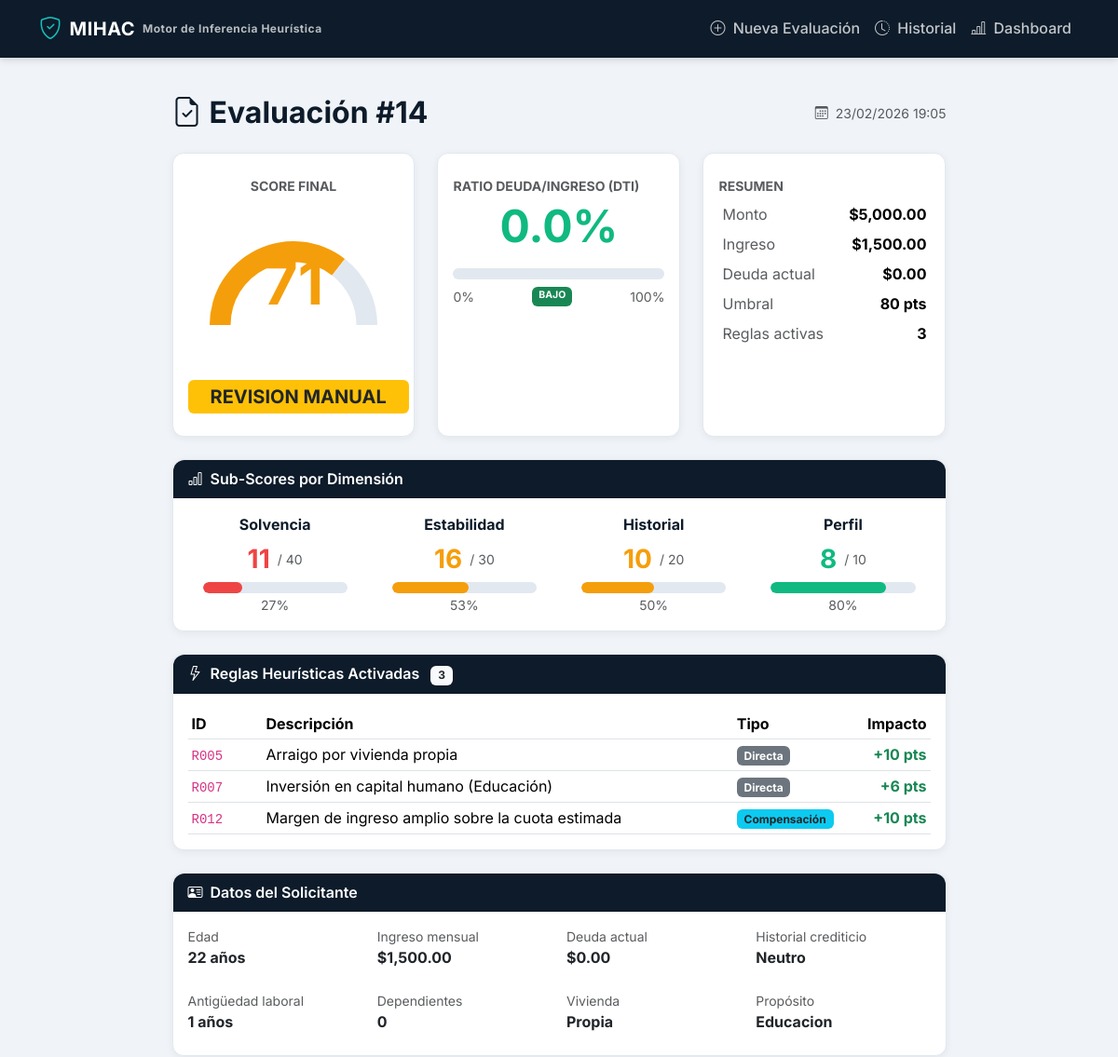
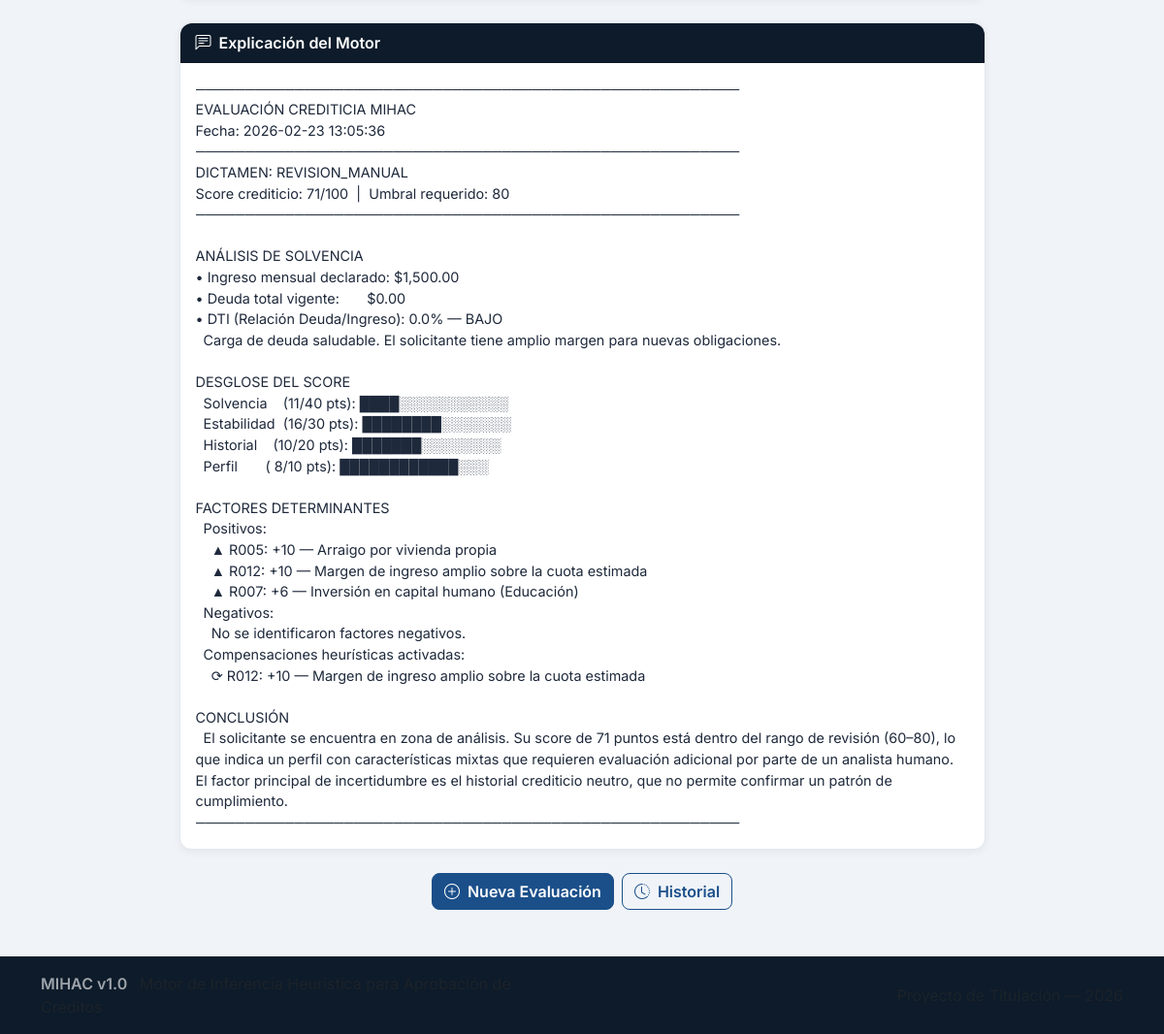
The page /resultado/14 on the database its author committed (2 pictures, top to bottom).
### app/models.py (models this page shows, shortened)
class Evaluacion(db.Model):
    __tablename__ = "evaluaciones"
    id = db.Column(db.Integer, primary_key=True)
    timestamp = db.Column(
        db.DateTime, default=datetime.utcnow, nullable=False
    )
    edad = db.Column(db.Integer, nullable=False)
    ingreso_mensual = db.Column(db.Float, nullable=False)
    total_deuda_actual = db.Column(db.Float, nullable=False)
    historial_crediticio = db.Column(
        db.Integer, nullable=False
    )  # 0=Malo, 1=Neutro, 2=Bueno
    antiguedad_laboral = db.Column(db.Integer, nullable=False)
    numero_dependientes = db.Column(db.Integer, nullable=False)
    tipo_vivienda = db.Column(db.String(20), nullable=False)
    proposito_credito = db.Column(db.String(20), nullable=False)
    monto_credito = db.Column(db.Float, nullable=False)
    score_final = db.Column(db.Integer, nullable=False)
    dti_ratio = db.Column(db.Float, nullable=False)
    dti_clasificacion = db.Column(db.String(20), nullable=False)
    dictamen = db.Column(
        db.String(20), nullable=False
    )  # APROBADO, RECHAZADO, REVISION_MANUAL
    umbral_aplicado = db.Column(db.Integer, nullable=False)
    reglas_activadas = db.Column(
        db.Text, nullable=False, default="[]"
    )  # JSON string
    sub_scores = db.Column(
        db.Text, nullable=False, default="{}"
    )  # JSON string
    reporte_explicacion = db.Column(db.Text, nullable=False)
    analista_usuario = db.Column(
        db.String(50), nullable=True
    )
    notas_adicionales = db.Column(db.Text, nullable=True)
    def get_reglas_list(self) -> list[dict]:
        try:
            return json.loads(self.reglas_activadas or "[]")
        except (json.JSONDecodeError, TypeError):
            return []
    def get_sub_scores_dict(self) -> dict[str, Any]:
        try:
            return json.loads(self.sub_scores or "{}")
        except (json.JSONDecodeError, TypeError):
            return {}

### app/routes.py (the view)
@main.route("/resultado/<int:eval_id>")
def resultado(eval_id):
    from app.utils import clasificar_dti
    evaluacion = Evaluacion.query.get_or_404(eval_id)
    reglas = evaluacion.get_reglas_list()
    sub_scores = evaluacion.get_sub_scores_dict()
    dti_info = clasificar_dti(evaluacion.dti_ratio)
    maximos = {
        "solvencia": 40,
        "estabilidad": 30,
        "historial_score": 20,
        "perfil": 10,
    }
    labels = {
        "solvencia": "Solvencia",
        "estabilidad": "Estabilidad",
        "historial_score": "Historial",
        "perfil": "Perfil",
    }
    sub_scores_info = {}
    for key, max_val in maximos.items():
        valor = sub_scores.get(key, 0)
        pct = (valor / max_val * 100) if max_val > 0 else 0
        sub_scores_info[key] = {
            "label": labels.get(key, key),
            "valor": valor,
            "max": max_val,
            "pct": round(pct, 1),
            "color": (
                "#10B981" if pct >= 60
                else "#F59E0B" if pct >= 30
                else "#EF4444"
            ),
        }
    return render_template(
        "resultado.html",
        ev=evaluacion,
        reglas=reglas,
        sub_scores_info=sub_scores_info,
        dti_info=dti_info,
    )

### app/templates/resultado.html (shortened to what this page needs)
{% extends "base.html" %}
{% block content %}
<div class="row justify-content-center">
    <div class="col-lg-10 col-xl-9">
        <div class="d-flex justify-content-between align-items-center mb-4">
            <h2 class="text-mihac-navy fw-bold mb-0">
                <i class="bi bi-file-earmark-check me-2"></i>Evaluación #{{ ev.id }}
            </h2>
            <small class="text-muted">
                <i class="bi bi-calendar3 me-1"></i>
                {{ ev.timestamp.strftime('%d/%m/%Y %H:%M') }}
            </small>
        </div>
        <div class="row g-4 mb-4">
            <div class="col-md-4">
                <div class="card h-100 text-center">
                    <div class="card-body py-4">
                        <p class="text-muted small mb-1 fw-bold text-uppercase">Score Final</p>
                        <div class="position-relative d-inline-block">
                            <canvas id="scoreGauge" width="180" height="180"></canvas>
                            <div class="position-absolute top-50 start-50 translate-middle">
                                <span class="display-3 fw-bold" style="color: {{ ev.dictamen | color_dictamen }};">
                                    {{ ev.score_final }}
                                </span>
                            </div>
                        </div>
                        <div class="mt-2">
                            <span class="badge fs-5 px-4 py-2 {{ ev.dictamen | clase_badge }}">
                                {{ ev.dictamen | replace("_", " ") }}
                            </span>
                        </div>
                    </div>
                </div>
            </div>
            <div class="col-md-4">
                <div class="card h-100">
                    <div class="card-body py-4">
                        <p class="text-muted small mb-1 fw-bold text-uppercase">Ratio Deuda/Ingreso (DTI)</p>
                        <div class="text-center mb-3">
                            <span class="display-5 fw-bold" style="color: {{ dti_info.color }};">
                                {{ "%.1f"|format(ev.dti_ratio * 100) }}%
                            </span>
                        </div>
                        <div class="score-bar mb-2">
                        </div>
                        <div class="d-flex justify-content-between small text-muted">
                            <span>0%</span>
                            <span class="badge {{ dti_info.clase }}">{{ ev.dti_clasificacion }}</span>
                            <span>100%</span>
                        </div>
                    </div>
                </div>
            </div>
            <div class="col-md-4">
                <div class="card h-100">
                    <div class="card-body py-4">
                        <p class="text-muted small mb-1 fw-bold text-uppercase">Resumen</p>
                        <table class="table table-sm table-borderless mb-0">
                            <tr>
                                <td class="text-muted">Monto</td>
                                <td class="fw-bold text-end">{{ ev.monto_credito | moneda }}</td>
                            </tr>
                            <tr>
                                <td class="text-muted">Ingreso</td>
                                <td class="fw-bold text-end">{{ ev.ingreso_mensual | moneda }}</td>
                            </tr>
                            <tr>
                                <td class="text-muted">Deuda actual</td>
                                <td class="fw-bold text-end">{{ ev.total_deuda_actual | moneda }}</td>
                            </tr>
                            <tr>
                                <td class="text-muted">Umbral</td>
                                <td class="fw-bold text-end">{{ ev.umbral_aplicado }} pts</td>
                            </tr>
                            <tr>
                                <td class="text-muted">Reglas activas</td>
                                <td class="fw-bold text-end">{{ reglas | length }}</td>
                            </tr>
                        </table>
                    </div>
                </div>
            </div>
        </div>
        <div class="card mb-4">
            <div class="card-header bg-mihac-navy text-white">
                <i class="bi bi-bar-chart me-2"></i>Sub-Scores por Dimensión
            </div>
            <div class="card-body">
                <div class="row g-3">
                    {% for nombre, info in sub_scores_info.items() %}
                    <div class="col-md-6 col-lg-3">
                        <div class="text-center">
                            <p class="fw-bold text-mihac-navy mb-1">{{ info.label }}</p>
                            <div class="d-flex align-items-center justify-content-center gap-2 mb-1">
                                <span class="fs-3 fw-bold" style="color: {{ info.color }};">{{ info.valor }}</span>
                                <span class="text-muted small">/ {{ info.max }}</span>
                            </div>
                            <div class="score-bar mx-3">
                                <div class="score-fill score-{{ 'alto' if info.pct >= 60 else ('medio' if info.pct >= 30 else 'bajo') }}"
                                     style="width: {{ info.pct }}%;"></div>
                            </div>
                            <small class="text-muted">{{ info.pct | int }}%</small>
                        </div>
                    </div>
                    {% endfor %}
                </div>
            </div>
        </div>
        <div class="card mb-4">
            <div class="card-header bg-mihac-navy text-white">
                <i class="bi bi-lightning me-2"></i>Reglas Heurísticas Activadas
                <span class="badge bg-light text-dark ms-2">{{ reglas | length }}</span>
            </div>
            <div class="card-body">
                {% if reglas %}
                <div class="table-responsive">
                    <table class="table table-sm table-mihac mb-0">
                        <thead>
                            <tr>
                                <th style="width: 80px;">ID</th>
                                <th>Descripción</th>
                                <th style="width: 100px;">Tipo</th>
                                <th style="width: 100px;" class="text-end">Impacto</th>
                            </tr>
                        </thead>
                        <tbody>
                            {% for r in reglas %}
                            <tr>
                                <td><code>{{ r.id }}</code></td>
                                <td>{{ r.descripcion }}</td>
                                <td>
                                    {% if r.tipo == "compensacion" %}
                                        <span class="badge bg-info text-dark">Compensación</span>
                                    {% else %}
                                        <span class="badge bg-secondary">Directa</span>
                                    {% endif %}
                                </td>
                                <td class="text-end fw-bold {{ 'text-success' if r.impacto > 0 else 'text-danger' }}">
                                    {{ "+" if r.impacto > 0 else "" }}{{ r.impacto }} pts
                                </td>
                            </tr>
                            {% endfor %}
                        </tbody>
                    </table>
                </div>
                {% else %}
                <p class="text-muted text-center mb-0">
                    <i class="bi bi-check-circle me-1"></i>
                    No se activaron reglas heurísticas adicionales.
                </p>
                {% endif %}
            </div>
        </div>
        <div class="card mb-4">
            <div class="card-header bg-mihac-navy text-white">
                <i class="bi bi-person-vcard me-2"></i>Datos del Solicitante
            </div>
            <div class="card-body">
                <div class="row g-3">
                    <div class="col-md-4 col-lg-3">
                        <p class="text-muted small mb-0">Edad</p>
                        <p class="fw-bold mb-2">{{ ev.edad }} años</p>
                    </div>
                    <div class="col-md-4 col-lg-3">
                        <p class="text-muted small mb-0">Ingreso mensual</p>
                        <p class="fw-bold mb-2">{{ ev.ingreso_mensual | moneda }}</p>
                    </div>
                    <div class="col-md-4 col-lg-3">
                        <p class="text-muted small mb-0">Deuda actual</p>
                        <p class="fw-bold mb-2">{{ ev.total_deuda_actual | moneda }}</p>
                    </div>
                    <div class="col-md-4 col-lg-3">
                        <p class="text-muted small mb-0">Historial crediticio</p>
                        <p class="fw-bold mb-2">{{ ev.historial_crediticio | texto_historial }}</p>
                    </div>
                    <div class="col-md-4 col-lg-3">
                        <p class="text-muted small mb-0">Antigüedad laboral</p>
                        <p class="fw-bold mb-2">{{ ev.antiguedad_laboral }} años</p>
                    </div>
                    <div class="col-md-4 col-lg-3">
                        <p class="text-muted small mb-0">Dependientes</p>
                        <p class="fw-bold mb-2">{{ ev.numero_dependientes }}</p>
                    </div>
                    <div class="col-md-4 col-lg-3">
                        <p class="text-muted small mb-0">Vivienda</p>
                        <p class="fw-bold mb-2">{{ ev.tipo_vivienda }}</p>
                    </div>
                    <div class="col-md-4 col-lg-3">
                        <p class="text-muted small mb-0">Propósito</p>
                        <p class="fw-bold mb-2">{{ ev.proposito_credito }}</p>
                    </div>
                </div>
            </div>
        </div>
        <div class="card mb-4">
            <div class="card-header bg-mihac-navy text-white">
                <i class="bi bi-chat-left-text me-2"></i>Explicación del Motor
            </div>
            <div class="card-body">
                <pre class="mb-0" style="white-space: pre-wrap; font-family: 'Inter', sans-serif; font-size: 0.9rem; color: #1e293b;">{{ ev.reporte_explicacion }}</pre>
            </div>
        </div>
        <div class="d-flex gap-2 justify-content-center mb-4">
            <a href="{{ url_for('main.index') }}" class="btn btn-primary">
                <i class="bi bi-plus-circle me-1"></i> Nueva Evaluación
            </a>
            <a href="{{ url_for('main.historial') }}" class="btn btn-outline-primary">
                <i class="bi bi-clock-history me-1"></i> Historial
            </a>
        </div>
    </div>
</div>
{% endblock %}
{% block scripts %}
<script>
// ── Score Gauge (semicírculo con Chart.js) ────────────────
document.addEventListener("DOMContentLoaded", () => {
    const score = {{ ev.score_final }};
    const color = "{{ ev.dictamen | color_dictamen }}";
    const ctx = document.getElementById("scoreGauge");
    if (!ctx) return;
    new Chart(ctx, {
        type: "doughnut",
        data: {
            datasets: [{
                data: [score, 100 - score],
                backgroundColor: [color, "#E2E8F0"],
                borderWidth: 0,
            }]
        },
        options: {
            responsive: false,
            cutout: "75%",
            rotation: -90,
            circumference: 180,
            plugins: { legend: { display: false }, tooltip: { enabled: false } },
        }
    });
});
</script>
{% endblock %}

### rows shown on the page
Evaluacion: id "14", timestamp "23/02/2026 19:05", score_final "71", dictamen "REVISION MANUAL", ev.dti_ratio*100 "0.0", dti_clasificacion "BAJO", monto_credito|moneda "$5,000.00", ingreso_mensual|moneda "$1,500.00", total_deuda_actual|moneda "$0.00", umbral_aplicado "80", edad "22", historial_crediticio|texto_historial "Neutro", antiguedad_laboral "1", numero_dependientes "0", tipo_vivienda "Propia", proposito_credito "Educacion", reporte_explicacion "─────────────────────────────────────────────────────── EVALUACIÓN CREDITICIA MIHAC Fecha: 2026-02-23 13:05:36 ─────────────────────────────────────────────────────── DICTAMEN: REVISION_MANUAL Score crediticio: 71/100 | Umbral requerido: 80 ─────────────────────────────────────────────────────── ANÁLISIS DE SOLVENCIA • Ingreso mensual declarado: $1,500.00 • Deuda total vigente: $0.00 • DTI (Relación Deuda/Ingreso): 0.0% — BAJO Carga de deuda saludable. El solicitante tiene amplio margen para nuevas obligaciones. DESGLOSE DEL SCORE Solvencia (11/40 pts): ████░░░░░░░░░░░ Estabilidad (16/30 pts): ████████░░░░░░░ Historial (10/20 pts): ███████░░░░░░░░ Perfil ( 8/10 pts): ████████████░░░…"

### other values the page prints
{{ reglas | length }} "3"
{{ info.label }} "Solvencia" "Estabilidad" "Historial" "Perfil"
{{ info.valor }} "11" "16" "10" "8"
{{ info.max }} "40" "30" "20" "10"
{{ info.pct | int }} "27" "53" "50" "80"
{{ r.id }} "R005" "R007" "R012"
{{ r.descripcion }} "Arraigo por vivienda propia" "Inversión en capital humano (Educación)" "Margen de ingreso amplio sobre la cuota estimada"
{{ "+" if r.impacto > 0 else "" }} "+" "+" "+"
{{ r.impacto }} "10" "6" "10"
chart data {{ ev.score_final }} 71
